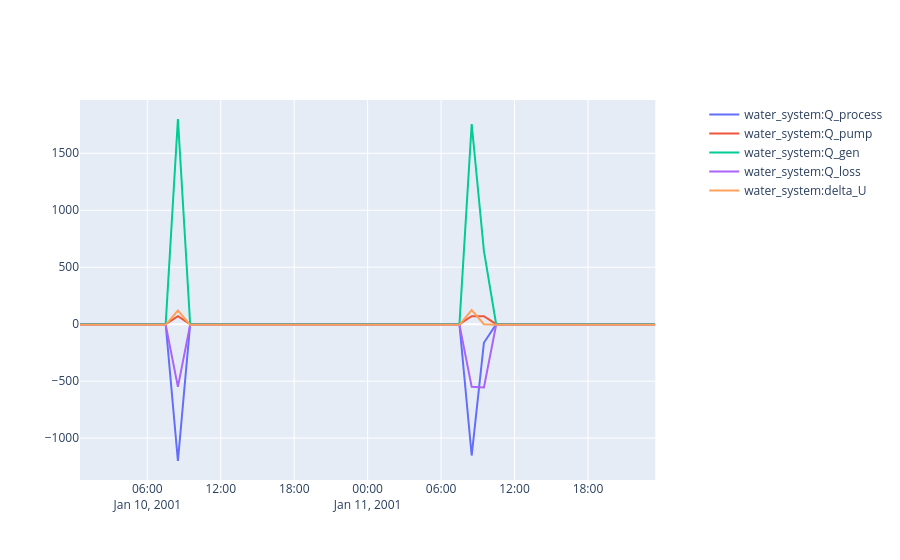

Write notebook code for a chart like this one.
### Code cell
sim.plot(pro.dates(),[Q_process,Q_pump,Q_gen,Q_loss,delta_U],interval=["01/10/2001","01/12/2001"])
